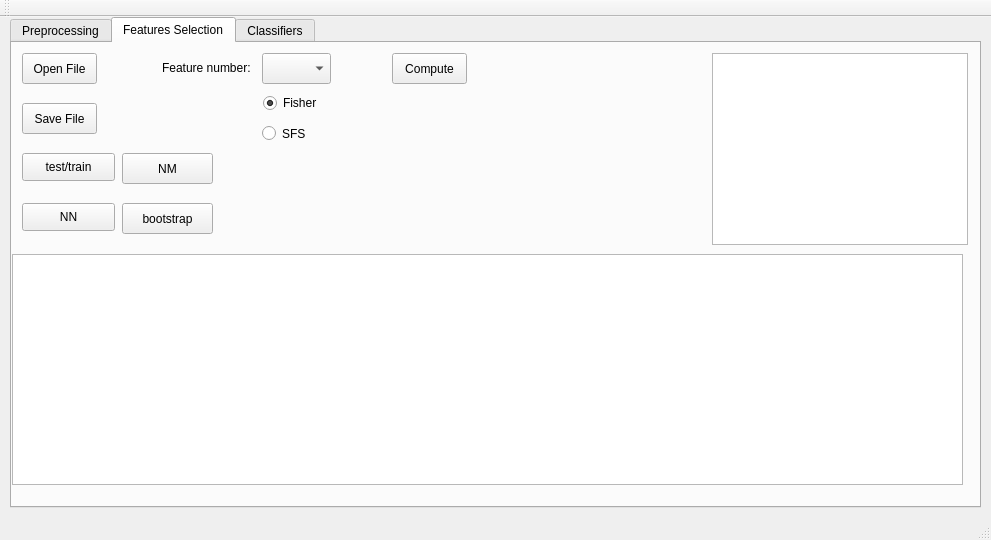
<?xml version="1.0" encoding="UTF-8"?>
<ui version="4.0">
 <class>MainWindow</class>
 <widget class="QMainWindow" name="MainWindow">
  <property name="geometry">
   <rect>
    <x>0</x>
    <y>0</y>
    <width>991</width>
    <height>540</height>
   </rect>
  </property>
  <property name="windowTitle">
   <string>MainWindow</string>
  </property>
  <widget class="QWidget" name="centralWidget">
   <widget class="QTabWidget" name="tabWidget">
    <property name="geometry">
     <rect>
      <x>10</x>
      <y>0</y>
      <width>971</width>
      <height>491</height>
     </rect>
    </property>
    <property name="currentIndex">
     <number>1</number>
    </property>
    <widget class="QWidget" name="tabP">
     <attribute name="title">
      <string>Preprocessing</string>
     </attribute>
     <widget class="QPushButton" name="PpushButtonSelectFolder">
      <property name="geometry">
       <rect>
        <x>10</x>
        <y>10</y>
        <width>75</width>
        <height>31</height>
       </rect>
      </property>
      <property name="text">
       <string>Select Folder</string>
      </property>
     </widget>
     <widget class="QGraphicsView" name="PgraphicsView">
      <property name="geometry">
       <rect>
        <x>680</x>
        <y>30</y>
        <width>256</width>
        <height>192</height>
       </rect>
      </property>
      <property name="interactive">
       <bool>true</bool>
      </property>
      <property name="viewportUpdateMode">
       <enum>QGraphicsView::MinimalViewportUpdate</enum>
      </property>
     </widget>
     <widget class="QGraphicsView" name="PgraphicsViewEdge">
      <property name="geometry">
       <rect>
        <x>680</x>
        <y>250</y>
        <width>256</width>
        <height>192</height>
       </rect>
      </property>
     </widget>
    </widget>
    <widget class="QWidget" name="tabFS">
     <attribute name="title">
      <string>Features Selection</string>
     </attribute>
     <widget class="QPushButton" name="FSpushButtonOpenFile">
      <property name="geometry">
       <rect>
        <x>10</x>
        <y>10</y>
        <width>75</width>
        <height>31</height>
       </rect>
      </property>
      <property name="text">
       <string>Open File</string>
      </property>
     </widget>
     <widget class="QPushButton" name="FSpushButtonSaveFile">
      <property name="geometry">
       <rect>
        <x>10</x>
        <y>60</y>
        <width>75</width>
        <height>31</height>
       </rect>
      </property>
      <property name="text">
       <string>Save File</string>
      </property>
     </widget>
     <widget class="QComboBox" name="FScomboBox">
      <property name="geometry">
       <rect>
        <x>250</x>
        <y>10</y>
        <width>69</width>
        <height>31</height>
       </rect>
      </property>
     </widget>
     <widget class="QLabel" name="label">
      <property name="geometry">
       <rect>
        <x>150</x>
        <y>10</y>
        <width>101</width>
        <height>31</height>
       </rect>
      </property>
      <property name="text">
       <string>&lt;html&gt;&lt;head/&gt;&lt;body&gt;&lt;p&gt;&lt;span style=&quot; font-size:9pt;&quot;&gt;Feature number:&lt;/span&gt;&lt;/p&gt;&lt;/body&gt;&lt;/html&gt;</string>
      </property>
     </widget>
     <widget class="QRadioButton" name="FSradioButtonFisher">
      <property name="geometry">
       <rect>
        <x>251</x>
        <y>50</y>
        <width>71</width>
        <height>20</height>
       </rect>
      </property>
      <property name="text">
       <string>Fisher</string>
      </property>
      <property name="checked">
       <bool>true</bool>
      </property>
     </widget>
     <widget class="QRadioButton" name="FSradioButtonSFS">
      <property name="geometry">
       <rect>
        <x>250</x>
        <y>80</y>
        <width>82</width>
        <height>21</height>
       </rect>
      </property>
      <property name="text">
       <string>SFS</string>
      </property>
     </widget>
     <widget class="QPushButton" name="FSpushButtonCompute">
      <property name="geometry">
       <rect>
        <x>380</x>
        <y>10</y>
        <width>75</width>
        <height>31</height>
       </rect>
      </property>
      <property name="text">
       <string>Compute</string>
      </property>
     </widget>
     <widget class="QTextBrowser" name="FStextBrowserDatabaseInfo">
      <property name="geometry">
       <rect>
        <x>700</x>
        <y>10</y>
        <width>256</width>
        <height>192</height>
       </rect>
      </property>
     </widget>
     <widget class="QPushButton" name="TrainTest">
      <property name="geometry">
       <rect>
        <x>10</x>
        <y>110</y>
        <width>93</width>
        <height>28</height>
       </rect>
      </property>
      <property name="text">
       <string>test/train</string>
      </property>
     </widget>
     <widget class="QTextBrowser" name="textBrowser">
      <property name="geometry">
       <rect>
        <x>0</x>
        <y>211</y>
        <width>951</width>
        <height>231</height>
       </rect>
      </property>
     </widget>
     <widget class="QPushButton" name="NN">
      <property name="geometry">
       <rect>
        <x>10</x>
        <y>160</y>
        <width>93</width>
        <height>28</height>
       </rect>
      </property>
      <property name="text">
       <string>NN</string>
      </property>
     </widget>
     <widget class="QPushButton" name="NM">
      <property name="geometry">
       <rect>
        <x>110</x>
        <y>110</y>
        <width>91</width>
        <height>31</height>
       </rect>
      </property>
      <property name="text">
       <string>NM</string>
      </property>
     </widget>
     <widget class="QPushButton" name="bootstrap">
      <property name="geometry">
       <rect>
        <x>110</x>
        <y>160</y>
        <width>91</width>
        <height>31</height>
       </rect>
      </property>
      <property name="text">
       <string>bootstrap</string>
      </property>
     </widget>
    </widget>
    <widget class="QWidget" name="tabC">
     <attribute name="title">
      <string>Classifiers</string>
     </attribute>
     <widget class="QPushButton" name="CpushButtonOpenFile">
      <property name="geometry">
       <rect>
        <x>10</x>
        <y>10</y>
        <width>75</width>
        <height>31</height>
       </rect>
      </property>
      <property name="text">
       <string>Open File</string>
      </property>
     </widget>
     <widget class="QPushButton" name="CpushButtonSaveFile">
      <property name="geometry">
       <rect>
        <x>10</x>
        <y>60</y>
        <width>75</width>
        <height>31</height>
       </rect>
      </property>
      <property name="text">
       <string>Save File</string>
      </property>
     </widget>
     <widget class="QComboBox" name="CcomboBoxK">
      <property name="geometry">
       <rect>
        <x>210</x>
        <y>61</y>
        <width>69</width>
        <height>31</height>
       </rect>
      </property>
     </widget>
     <widget class="QLabel" name="ClabelK">
      <property name="geometry">
       <rect>
        <x>190</x>
        <y>70</y>
        <width>20</width>
        <height>31</height>
       </rect>
      </property>
      <property name="text">
       <string>&lt;html&gt;&lt;head/&gt;&lt;body&gt;&lt;p&gt;&lt;span style=&quot; font-size:9pt;&quot;&gt;k:&lt;/span&gt;&lt;/p&gt;&lt;/body&gt;&lt;/html&gt;</string>
      </property>
     </widget>
     <widget class="QPushButton" name="CpushButtonTrain">
      <property name="geometry">
       <rect>
        <x>380</x>
        <y>10</y>
        <width>75</width>
        <height>31</height>
       </rect>
      </property>
      <property name="text">
       <string>Train</string>
      </property>
     </widget>
     <widget class="QLabel" name="ClabelClassifiers">
      <property name="geometry">
       <rect>
        <x>150</x>
        <y>10</y>
        <width>71</width>
        <height>31</height>
       </rect>
      </property>
      <property name="text">
       <string>&lt;html&gt;&lt;head/&gt;&lt;body&gt;&lt;p&gt;&lt;span style=&quot; font-size:9pt;&quot;&gt;Classifiers:&lt;/span&gt;&lt;/p&gt;&lt;/body&gt;&lt;/html&gt;</string>
      </property>
     </widget>
     <widget class="QComboBox" name="CcomboBoxClassifiers">
      <property name="geometry">
       <rect>
        <x>210</x>
        <y>10</y>
        <width>69</width>
        <height>31</height>
       </rect>
      </property>
      <property name="editable">
       <bool>true</bool>
      </property>
      <property name="currentText">
       <string comment="1 2 3"/>
      </property>
      <property name="currentIndex">
       <number>-1</number>
      </property>
     </widget>
     <widget class="QPlainTextEdit" name="CplainTextEditTrainingPart">
      <property name="geometry">
       <rect>
        <x>380</x>
        <y>60</y>
        <width>71</width>
        <height>31</height>
       </rect>
      </property>
     </widget>
     <widget class="QPushButton" name="CpushButtonExecute">
      <property name="geometry">
       <rect>
        <x>540</x>
        <y>10</y>
        <width>75</width>
        <height>31</height>
       </rect>
      </property>
      <property name="text">
       <string>Execute</string>
      </property>
     </widget>
     <widget class="QLabel" name="ClabelTraningPart">
      <property name="geometry">
       <rect>
        <x>300</x>
        <y>60</y>
        <width>81</width>
        <height>31</height>
       </rect>
      </property>
      <property name="text">
       <string>&lt;html&gt;&lt;head/&gt;&lt;body&gt;&lt;p&gt;&lt;span style=&quot; font-size:9pt;&quot;&gt;Training part:&lt;/span&gt;&lt;/p&gt;&lt;/body&gt;&lt;/html&gt;</string>
      </property>
     </widget>
     <widget class="QTextBrowser" name="CtextBrowser">
      <property name="geometry">
       <rect>
        <x>700</x>
        <y>10</y>
        <width>256</width>
        <height>192</height>
       </rect>
      </property>
     </widget>
    </widget>
   </widget>
  </widget>
  <widget class="QMenuBar" name="menuBar">
   <property name="geometry">
    <rect>
     <x>0</x>
     <y>0</y>
     <width>991</width>
     <height>21</height>
    </rect>
   </property>
  </widget>
  <widget class="QToolBar" name="mainToolBar">
   <attribute name="toolBarArea">
    <enum>TopToolBarArea</enum>
   </attribute>
   <attribute name="toolBarBreak">
    <bool>false</bool>
   </attribute>
  </widget>
  <widget class="QStatusBar" name="statusBar"/>
 </widget>
 <layoutdefault spacing="6" margin="11"/>
 <resources/>
 <connections/>
</ui>
